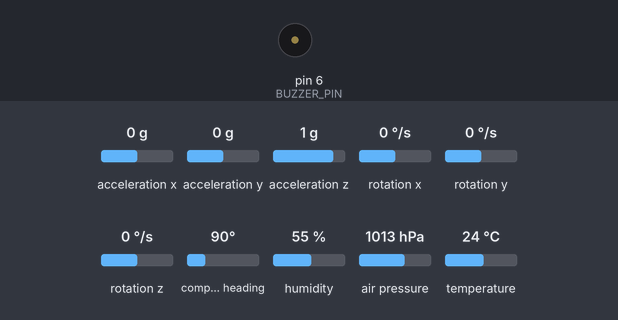
The sketch below on a simulated Arduino Mega 2560, built with avr-gcc and run on an emulated ATmega2560. On the bench: buzzer (waves = sounding). The test bench sets the inputs (shaded band); at power-on: acceleration x 0 g, acceleration y 0 g, acceleration z 1 g, rotation x 0 °/s, rotation y 0 °/s, rotation z 0 °/s, compass heading 90°, humidity 55 %, air pressure 1013 hPa, temperature 24 °C. Storage starts empty.

Above: at 0.1 s.
At 4.1 s:
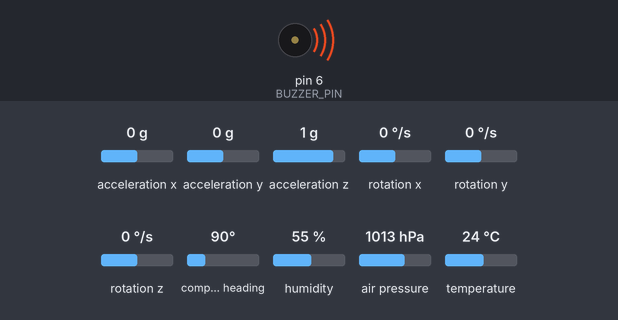
Timing chart, 0 to 6.0 s (numbered marks = the images above):
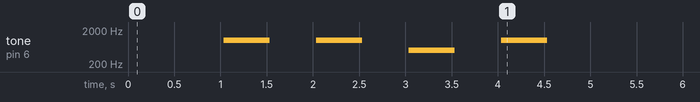

The sketch:

telemetry_module.ino
```cpp
#include <Wire.h>
#include <SPI.h>
#include <SD.h>

#include <Streaming.h>
#include <PString.h>
#include <TimeLib.h>

#include <Adafruit_BME280.h>
#include <Adafruit_CCS811.h>
#include <Adafruit_MPL3115A2.h>
#include <Adafruit_GPS.h>
#include <Adafruit_BNO055.h>

Adafruit_BME280 bme;
Adafruit_CCS811 ccs;
Adafruit_MPL3115A2 baro;
Adafruit_BNO055 bno;

const uint8_t SELECT_SLVE = 10; // sd card
Adafruit_GPS GPS(&Serial1);

// Payload UART Serial3

bool b_useSerial = false;
bool b_useXbee = false;
bool b_usePayload = true;

bool b_testResult = false;
bool b_xbeeResult = false;
bool b_sdResult = false;
bool b_GPSResult = false;

bool b_usebme = false;
bool b_useccs = false;
bool b_usebaro = false;
bool b_usebno = false;

char c;

const int8_t BUZZER_PIN = 6;
const int8_t FLASHER_PIN = 5;

//Xbee
const uint32_t XBEE_BAUD = 9600;
const int8_t OFFSET_TIME = -6;
const char DELIMITER[] = ",";

//GPS
bool GPS_SKIP = false;
const uint16_t ADAGPS_BAUD = 9600;

//Logfile
char filename[] = "FLIGHT00.CSV";

//Buffer
#define MAX_BUFFER 256

//Timers
uint32_t START_TIME, START_TIME_GPS;

//States
enum State {WAIT, ARM, READY, RUN};
State state = ARM;


/* ---------- Debug methods ---------- */

bool init_sensors() {

  b_usebno = init_bno();
  b_usebme = init_bme();
  b_useccs = init_ccs();
  b_usebaro = init_baro();

  bool test = b_usebme && b_useccs && b_usebaro && b_usebno;
  b_testResult = test;

  return test;
}

void init_payload(){
  Serial3.begin(9600);
}

void init_serial() {
  Serial.begin(9600);
}

void verify(bool value) {
  if (value) {
    tone(BUZZER_PIN, 1000);
  } else {
    tone(BUZZER_PIN, 500);
  }
  delay(500);
  noTone(BUZZER_PIN);
  delay(500);
}

void send_message(String message){
  if (b_useSerial) {
    Serial << message << endl;
  }
  if (b_useXbee) {
    Serial2 << message << endl;
  }
}

/* ---------- Time ---------- */

void init_time() {
  START_TIME = millis();
  START_TIME_GPS = get_time();

  send_message("# Initialized GPS Time (ms): " + String(START_TIME_GPS));
  send_message("# Initialized Millis Start Time (ms): " + String(START_TIME));
  send_message("# Initalization Time (ms): " + String(millis()));

}

PString get_timestamp(uint16_t memSize = 50) {
  uint32_t elapsedTime = millis() - START_TIME;
  uint32_t inputMillis = elapsedTime + START_TIME_GPS;

  uint16_t hours = inputMillis / 3600000;
  inputMillis -= (3600000 * hours);

  uint8_t minutes = inputMillis / 60000;
  inputMillis -= (60000 * minutes);

  uint8_t seconds = inputMillis / 1000;
  inputMillis -= (1000 * seconds);

  char buffer[memSize];
  PString dataTime(buffer, sizeof(buffer));

  dataTime << hours << ":" << minutes << ":" << seconds << "."
           << inputMillis << DELIMITER << elapsedTime;

  return dataTime;
}

uint32_t get_time() {
  prepareParseGPS();
  uint16_t milliseconds = GPS.milliseconds;
  uint8_t days = GPS.day;
  uint8_t seconds = GPS.seconds;
  uint8_t minutes = GPS.minute;
  int8_t hours = GPS.hour + OFFSET_TIME;

  if (hours < 0) {
    hours = 24 + hours;
    days -= 1;
  }
  if (hours > 23) {
    hours = 24 - hours;
    days += 1;
  }

  setTime(hours, minutes, seconds, days, GPS.month, GPS.year + 2000);
  return ((hours * 3600000) + (minutes * 60000) + (seconds * 1000) + milliseconds);
}

/* ---------- Sensor methods ---------- */

// BME280
boolean init_bme() {
  int total = 0;
  while(!bme.begin()){
    total++;
    if(total > 3){
      send_message("# BME280 failed to initalize");
      return false;
    }
    delay(1);
  }
  return true;
}

void request_bme(uint16_t memSize = 100, bool serialPrint = true, bool sdPrint = true, bool payloadPrint = false, bool xbeePrint = true) {
  char buffer[memSize];
  PString dataBME(buffer, sizeof(buffer));

  dataBME << "!!" << DELIMITER << get_timestamp() << DELIMITER << bme.readTemperature() << DELIMITER << bme.readHumidity() << endl;
  write_to_locations(serialPrint, sdPrint, xbeePrint, payloadPrint, dataBME);
}

//CCS811
boolean init_ccs() {
  int total = 0;
  while(!ccs.begin()){
    total++;
    if(total > 3){
      send_message("# CCS811 failed to initalize");
      return false;
    }
    delay(1);
  }
  return true;
}

void request_ccs(uint16_t memSize = 100, bool serialPrint = true, bool sdPrint = true, bool payloadPrint = false, bool xbeePrint = true) {
  if (ccs.available()) {
    char buffer[memSize];
    PString dataCCS(buffer, sizeof(buffer));

    dataCCS << "@@" << DELIMITER << get_timestamp()  << DELIMITER << ccs.geteCO2() << DELIMITER << ccs.getTVOC() << endl;
    write_to_locations(serialPrint, sdPrint, xbeePrint, payloadPrint, dataCCS);
  }
}

//MPL3115A2
boolean init_baro() {
  int total = 0;
  while(!baro.begin()){
    total++;
    if(total > 3){
      send_message("# MPL3115A2 failed to initalize");
      return false;
    }
    delay(1);
  }
  return true;
}

void request_baro(uint16_t memSize = 100, bool serialPrint = true, bool sdPrint = true, bool payloadPrint = true, bool xbeePrint = true) {
  char buffer[memSize];
  PString dataBARO(buffer, sizeof(buffer));

  dataBARO << "##" << DELIMITER  << get_timestamp() << DELIMITER << baro.getPressure() << DELIMITER << baro.getAltitude() << endl;
  write_to_locations(serialPrint, sdPrint, xbeePrint, payloadPrint, dataBARO);
}

//BNO055
boolean init_bno() {
  int total = 0;
  while(!bno.begin()){
    total++;
    if(total > 3){
      send_message("# BNO055 failed to initalize");
      return false;
    }
    delay(1);
  }
  bno.setExtCrystalUse(true);
  return true;
}

void request_bno(uint16_t memSize = 210, bool serialPrint = true, bool sdPrint = true, bool payloadPrint = true, bool xbeePrint = true) {
  char buffer[memSize];
  PString dataBNO(buffer, sizeof(buffer));

  imu::Quaternion quat = bno.getQuat();
  dataBNO << "%%" << DELIMITER << get_timestamp() << DELIMITER << quat.w() << DELIMITER << quat.x()
          << DELIMITER << quat.y() << DELIMITER << quat.z() << DELIMITER;

  imu::Vector<3> mag = bno.getVector(Adafruit_BNO055::VECTOR_MAGNETOMETER);
  dataBNO << mag.x() << DELIMITER << mag.y() << DELIMITER << mag.z() << DELIMITER;

  imu::Vector<3> gyro = bno.getVector(Adafruit_BNO055::VECTOR_GYROSCOPE);
  dataBNO << gyro.x() << DELIMITER << gyro.y() << DELIMITER << gyro.z() << DELIMITER;

  imu::Vector<3> accel = bno.getVector(Adafruit_BNO055::VECTOR_ACCELEROMETER);
  dataBNO << accel.x() << DELIMITER << accel.y() << DELIMITER << accel.z() << endl;

  write_to_locations(serialPrint, sdPrint, xbeePrint, payloadPrint, dataBNO);
}

//GPS
void init_gps() {

  GPS.begin(ADAGPS_BAUD);
  GPS.sendCommand(PMTK_SET_NMEA_OUTPUT_RMCGGA);
  GPS.sendCommand(PMTK_SET_NMEA_UPDATE_1HZ);
  GPS.sendCommand(PGCMD_ANTENNA);

  delay(1000);
  Serial1.println(PMTK_Q_RELEASE);

  b_GPSResult = true;
}

void prepareParseGPS() {
  char g = GPS.read();
  if (GPS.newNMEAreceived()) {
    if (!GPS.parse(GPS.lastNMEA())) {
      return;
    }
  }
}

void request_gps(uint16_t memSize = 200, bool serialPrint = true, bool sdPrint = true, bool payloadPrint = false, bool xbeePrint = true) {
  if (Serial1.available()) {

    char buffer[memSize];
    PString dataGPS(buffer, sizeof(buffer));

    dataGPS << "$$" << DELIMITER << get_timestamp() << DELIMITER << GPS.hour << DELIMITER << GPS.minute << DELIMITER << GPS.seconds << DELIMITER
            << GPS.milliseconds << DELIMITER << GPS.day << DELIMITER << GPS.month << DELIMITER
            << GPS.year << DELIMITER << (uint8_t)GPS.fix << DELIMITER << (uint8_t)GPS.fixquality << DELIMITER
            << GPS.latitude << DELIMITER << (int32_t)GPS.lat << DELIMITER << GPS.longitude << DELIMITER
            << (int32_t)GPS.lon << DELIMITER << GPS.speed << DELIMITER << GPS.angle << DELIMITER
            << GPS.altitude << DELIMITER << GPS.satellites << endl;

    write_to_locations(serialPrint, sdPrint, xbeePrint, payloadPrint, dataGPS);
  }
}

//Xbee
void init_xbee() {
  Serial2.begin(XBEE_BAUD);

  b_xbeeResult = true;
}

//SD
void init_sd() {
  if (!SD.begin(SELECT_SLVE)) {
    return;
  }

  for (uint8_t i = 0; i < 100; i++) {
    filename[6] = i / 10 + '0';
    filename[7] = i % 10 + '0';
    if (!SD.exists(filename)) {
      break;
    }
  }

  File logfile = SD.open(filename, FILE_WRITE);
  if (!logfile) {
    return;
  }
  logfile.close();

  send_message("# Logging to: " + String(filename));

  b_sdResult = true;
}


void write_to_locations(bool serialPrint, bool sdPrint, bool xbeePrint, bool payloadPrint, PString data) {
  if (serialPrint && b_useSerial) {
    Serial << data;
  }
  if (sdPrint && b_sdResult) {
    File logfile = SD.open(filename, FILE_WRITE);
    logfile << data;
    logfile.close();
  }
  if (xbeePrint && b_xbeeResult) {
    Serial2 << data;
  }
  if(payloadPrint && b_usePayload){
    Serial3 << data;
  }
}

/* ---------- Main methods ---------- */

void init_all() {

  if(b_useSerial){
    init_serial();
  }
  if(b_useXbee){
    init_xbee();
  }
  if(b_usePayload){
    init_payload();
  }

  init_sd();
  init_gps();
  init_sensors();

  send_message("# Sensors init exited with " + String(b_testResult));
  verify(b_testResult);

  send_message("# GPS init exited with " + String(b_GPSResult));
  verify(b_GPSResult);

  send_message("# Xbee init exited with " + String( b_xbeeResult));
  verify(b_xbeeResult);

  send_message("# SD init exited with " + String(b_sdResult));
  verify(b_sdResult);

}

void read_all_data() {

  if(b_GPSResult){
    request_gps();
  }

  if (b_usebme) {
    request_bme();
  }

  if (b_useccs) {
    request_ccs();
  }

  if (b_usebno) {
    request_bno();
  }

  if (b_usebaro) {
    request_baro();
  }

}

void setup() {
  init_all();
}

void runWait() {
  if (!GPS_SKIP || !GPS.fix) {

    send_message("# GPS Finding Fix");

    while (GPS.fix != 1) {
      prepareParseGPS();

      delay(500);
      tone(BUZZER_PIN, 500);
      delay(500);
      noTone(BUZZER_PIN);

      send_message("req");
      Serial2.write("test");
      delay(2000);

      if (Serial2.available() > 0) {
        c = Serial2.read();
        if ( c == '-' ) {
          GPS_SKIP = true;
          send_message("# GPS fix skipped");
          break;
        }
      }
      if (Serial.available() > 0) {
        c = Serial.read();
        if ( c == '-' ) {
          GPS_SKIP = true;
          send_message("# GPS fix skipped");
          break;
        }
      }
    }
  }

  if (Serial1.available() > 0) {
    send_message("# GPS fix located");
  }

  while (true) {
    delay(500);
    tone(BUZZER_PIN, 1100);
    delay(500);
    noTone(BUZZER_PIN);

    send_message("apc");
    delay(2000);

    if (Serial2.available() > 0) {
      c = Serial2.read();
      if ( c == '+' ) {
        break;
      }
    }

    if (Serial.available() > 0) {
      c = Serial.read();
      if ( c == '+' ) {
        break;
      }
    }
  }
  digitalWrite(FLASHER_PIN, HIGH);

}

State nextState(State state) {
  State nextstate = state;
  switch (state) {
    case WAIT:
      if(c == '+'){
        nextstate = ARM;
      }else{
        nextstate = WAIT;
      }
      break;
    case ARM:
      send_message("# ARMED");
      nextstate = READY;
      break;
    case READY:
      send_message("# STARTUP RECEIVED");
      nextstate = RUN;
      break;
    case RUN:
      nextstate = RUN;
      break;
  }
  return nextstate;
}

void loop() {
  switch (state) {
    case WAIT:
      runWait();
      send_message("WAIT");
      break;
    case READY:
      send_message("READY");
      break;
    case RUN:
      send_message("RUN");
      read_all_data();
      break;
  }
  state = nextState(state);
}
```
